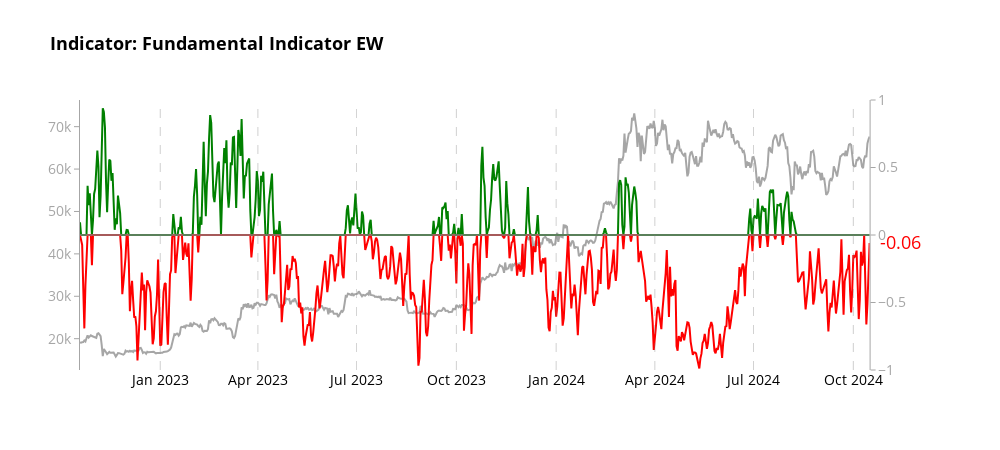
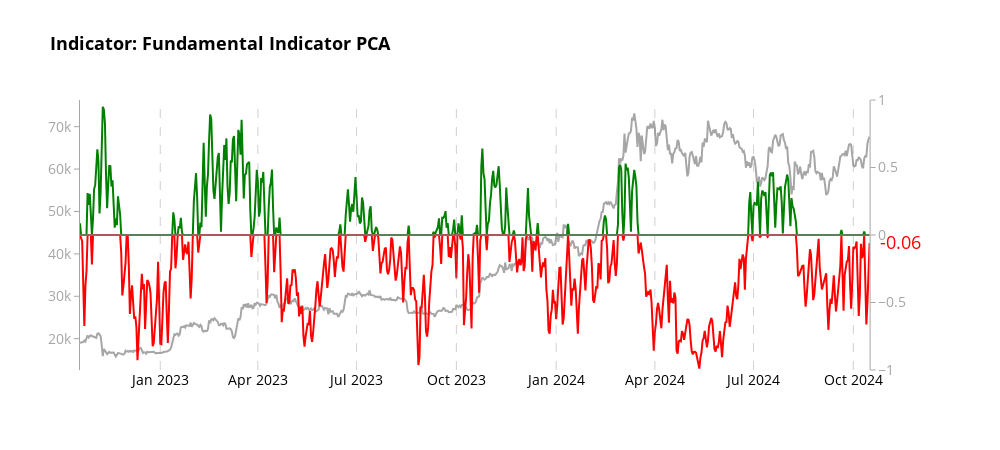
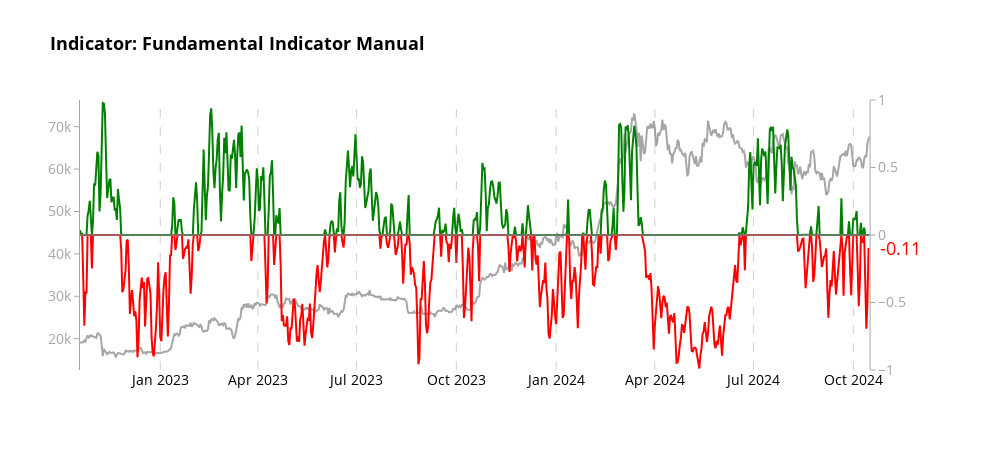

Here is the notebook cell these charts were saved with, in order:
### Code cell
# Create charts for each aggregator
aggregators = [
    ('aggregate_indicator_equalweight', "Indicator: Fundamental Indicator EW"),
    ('aggregate_indicator_PCA', "Indicator: Fundamental Indicator PCA"),
    ('aggregate_indicator_manual', "Indicator: Fundamental Indicator Manual")
    
]

for aggregator, title in aggregators:
    fig = create_aggregator_chart(merged_df, aggregator, title)
    
    # Shows the plot
    fig.show()
    
    # Optionally, save the plot as an HTML file
    pio.write_html(fig, file=f'aggregated_analysis_fundamental_{aggregator}_two_year.html')

print("All charts have been displayed and saved as separate HTML files.")

### Figure 1 — Plotly figure (JSON) as saved in the notebook; plotly's stock layout.template omitted (floating-point values rounded to 4 significant figures; data arrays with more than 128 entries replaced by an {"elided": "..."} marker saying what was removed)
{"data": [{"line": {"color": "rgba(128, 128, 128, 0.7)", "width": 2}, "mode": "lines", "name": "Price USD", "x": {"elided": "729 str values"}, "y": {"elided": "729 float values"}, "type": "scatter", "xaxis": "x", "yaxis": "y"}, {"fill": "tozeroy", "fillcolor": "rgba(255,0,0,0)", "line": {"color": "green", "width": 2}, "mode": "lines", "name": "aggregate_indicator_equalweight (Positive)", "x": {"elided": "729 str values"}, "y": {"elided": "729 float values"}, "type": "scatter", "xaxis": "x", "yaxis": "y2"}, {"fill": "tozeroy", "fillcolor": "rgba(0,0,255,0)", "line": {"color": "red", "width": 2}, "mode": "lines", "name": "aggregate_indicator_equalweight (Negative)", "x": {"elided": "729 str values"}, "y": {"elided": "729 float values"}, "type": "scatter", "xaxis": "x", "yaxis": "y2"}, {"hoverinfo": "skip", "line": {"color": "rgba(128, 128, 128, 0.7)", "width": 2}, "showlegend": false, "x": {"elided": "729 str values"}, "y": {"elided": "729 int values"}, "type": "scatter", "xaxis": "x", "yaxis": "y2"}], "layout": {"xaxis": {"anchor": "y", "domain": [0.0, 0.94], "tickfont": {"color": "black", "size": 14}, "showgrid": false, "zeroline": false}, "yaxis": {"anchor": "x", "domain": [0.0, 1.0], "tickfont": {"color": "rgba(128, 128, 128, 0.7)", "size": 14}, "title": {"font": {"size": 18}, "text": ""}, "showgrid": false, "zeroline": false, "showline": true, "linecolor": "rgba(128, 128, 128, 0.7)", "ticks": "outside", "tickcolor": "rgba(128, 128, 128, 0.7)"}, "yaxis2": {"anchor": "x", "overlaying": "y", "side": "right", "tickfont": {"color": "rgba(128, 128, 128, 0.7)", "size": 14}, "title": {"font": {"size": 18}, "text": ""}, "showgrid": false, "range": [-1, 1], "zeroline": false, "showline": true, "linecolor": "rgba(128, 128, 128, 0.7)", "ticks": "outside", "tickcolor": "rgba(128, 128, 128, 0.7)"}, "shapes": [{"line": {"color": "rgba(128, 128, 128, 0.7)", "dash": "dash", "width": 0.75}, "opacity": 0.7, "type": "line", "x0": "2023-01-01T00:00:00", "x1": "2023-01-01T00:00:00", "xref": "x", "y0": 0, "y1": 1, "yref": "y domain"}, {"line": {"color": "rgba(128, 128, 128, 0.7)", "dash": "dash", "width": 0.75}, "opacity": 0.7, "type": "line", "x0": "2024-01-01T00:00:00", "x1": "2024-01-01T00:00:00", "xref": "x", "y0": 0, "y1": 1, "yref": "y domain"}, {"line": {"color": "rgba(128, 128, 128, 0.7)", "dash": "dash", "width": 0.75}, "opacity": 0.7, "type": "line", "x0": "2023-04-01T00:00:00", "x1": "2023-04-01T00:00:00", "xref": "x", "y0": 0, "y1": 1, "yref": "y domain"}, {"line": {"color": "rgba(128, 128, 128, 0.7)", "dash": "dash", "width": 0.75}, "opacity": 0.7, "type": "line", "x0": "2024-04-01T00:00:00", "x1": "2024-04-01T00:00:00", "xref": "x", "y0": 0, "y1": 1, "yref": "y domain"}, {"line": {"color": "rgba(128, 128, 128, 0.7)", "dash": "dash", "width": 0.75}, "opacity": 0.7, "type": "line", "x0": "2023-07-01T00:00:00", "x1": "2023-07-01T00:00:00", "xref": "x", "y0": 0, "y1": 1, "yref": "y domain"}, {"line": {"color": "rgba(128, 128, 128, 0.7)", "dash": "dash", "width": 0.75}, "opacity": 0.7, "type": "line", "x0": "2024-07-01T00:00:00", "x1": "2024-07-01T00:00:00", "xref": "x", "y0": 0, "y1": 1, "yref": "y domain"}, {"line": {"color": "rgba(128, 128, 128, 0.7)", "dash": "dash", "width": 0.75}, "opacity": 0.7, "type": "line", "x0": "2023-10-01T00:00:00", "x1": "2023-10-01T00:00:00", "xref": "x", "y0": 0, "y1": 1, "yref": "y domain"}, {"line": {"color": "rgba(128, 128, 128, 0.7)", "dash": "dash", "width": 0.75}, "opacity": 0.7, "type": "line", "x0": "2024-10-01T00:00:00", "x1": "2024-10-01T00:00:00", "xref": "x", "y0": 0, "y1": 1, "yref": "y domain"}], "annotations": [{"align": "left", "font": {"color": "red", "size": 18}, "showarrow": false, "text": "-0.06", "x": 0.95, "xanchor": "left", "xref": "paper", "y": -0.05266, "yanchor": "middle", "yref": "y2"}], "title": {"font": {"color": "black", "size": 18, "weight": "bold"}, "text": "Indicator: Fundamental Indicator EW"}, "font": {"color": "black", "size": 14}, "showlegend": false, "hovermode": "x unified", "plot_bgcolor": "white", "paper_bgcolor": "white", "width": 1000, "height": 450}}

### Figure 2 — Plotly figure (JSON) as saved in the notebook; plotly's stock layout.template omitted (floating-point values rounded to 4 significant figures; data arrays with more than 128 entries replaced by an {"elided": "..."} marker saying what was removed)
{"data": [{"line": {"color": "rgba(128, 128, 128, 0.7)", "width": 2}, "mode": "lines", "name": "Price USD", "x": {"elided": "729 str values"}, "y": {"elided": "729 float values"}, "type": "scatter", "xaxis": "x", "yaxis": "y"}, {"fill": "tozeroy", "fillcolor": "rgba(255,0,0,0)", "line": {"color": "green", "width": 2}, "mode": "lines", "name": "aggregate_indicator_PCA (Positive)", "x": {"elided": "729 str values"}, "y": {"elided": "729 float values"}, "type": "scatter", "xaxis": "x", "yaxis": "y2"}, {"fill": "tozeroy", "fillcolor": "rgba(0,0,255,0)", "line": {"color": "red", "width": 2}, "mode": "lines", "name": "aggregate_indicator_PCA (Negative)", "x": {"elided": "729 str values"}, "y": {"elided": "729 float values"}, "type": "scatter", "xaxis": "x", "yaxis": "y2"}, {"hoverinfo": "skip", "line": {"color": "rgba(128, 128, 128, 0.7)", "width": 2}, "showlegend": false, "x": {"elided": "729 str values"}, "y": {"elided": "729 int values"}, "type": "scatter", "xaxis": "x", "yaxis": "y2"}], "layout": {"xaxis": {"anchor": "y", "domain": [0.0, 0.94], "tickfont": {"color": "black", "size": 14}, "showgrid": false, "zeroline": false}, "yaxis": {"anchor": "x", "domain": [0.0, 1.0], "tickfont": {"color": "rgba(128, 128, 128, 0.7)", "size": 14}, "title": {"font": {"size": 18}, "text": ""}, "showgrid": false, "zeroline": false, "showline": true, "linecolor": "rgba(128, 128, 128, 0.7)", "ticks": "outside", "tickcolor": "rgba(128, 128, 128, 0.7)"}, "yaxis2": {"anchor": "x", "overlaying": "y", "side": "right", "tickfont": {"color": "rgba(128, 128, 128, 0.7)", "size": 14}, "title": {"font": {"size": 18}, "text": ""}, "showgrid": false, "range": [-1, 1], "zeroline": false, "showline": true, "linecolor": "rgba(128, 128, 128, 0.7)", "ticks": "outside", "tickcolor": "rgba(128, 128, 128, 0.7)"}, "shapes": [{"line": {"color": "rgba(128, 128, 128, 0.7)", "dash": "dash", "width": 0.75}, "opacity": 0.7, "type": "line", "x0": "2023-01-01T00:00:00", "x1": "2023-01-01T00:00:00", "xref": "x", "y0": 0, "y1": 1, "yref": "y domain"}, {"line": {"color": "rgba(128, 128, 128, 0.7)", "dash": "dash", "width": 0.75}, "opacity": 0.7, "type": "line", "x0": "2024-01-01T00:00:00", "x1": "2024-01-01T00:00:00", "xref": "x", "y0": 0, "y1": 1, "yref": "y domain"}, {"line": {"color": "rgba(128, 128, 128, 0.7)", "dash": "dash", "width": 0.75}, "opacity": 0.7, "type": "line", "x0": "2023-04-01T00:00:00", "x1": "2023-04-01T00:00:00", "xref": "x", "y0": 0, "y1": 1, "yref": "y domain"}, {"line": {"color": "rgba(128, 128, 128, 0.7)", "dash": "dash", "width": 0.75}, "opacity": 0.7, "type": "line", "x0": "2024-04-01T00:00:00", "x1": "2024-04-01T00:00:00", "xref": "x", "y0": 0, "y1": 1, "yref": "y domain"}, {"line": {"color": "rgba(128, 128, 128, 0.7)", "dash": "dash", "width": 0.75}, "opacity": 0.7, "type": "line", "x0": "2023-07-01T00:00:00", "x1": "2023-07-01T00:00:00", "xref": "x", "y0": 0, "y1": 1, "yref": "y domain"}, {"line": {"color": "rgba(128, 128, 128, 0.7)", "dash": "dash", "width": 0.75}, "opacity": 0.7, "type": "line", "x0": "2024-07-01T00:00:00", "x1": "2024-07-01T00:00:00", "xref": "x", "y0": 0, "y1": 1, "yref": "y domain"}, {"line": {"color": "rgba(128, 128, 128, 0.7)", "dash": "dash", "width": 0.75}, "opacity": 0.7, "type": "line", "x0": "2023-10-01T00:00:00", "x1": "2023-10-01T00:00:00", "xref": "x", "y0": 0, "y1": 1, "yref": "y domain"}, {"line": {"color": "rgba(128, 128, 128, 0.7)", "dash": "dash", "width": 0.75}, "opacity": 0.7, "type": "line", "x0": "2024-10-01T00:00:00", "x1": "2024-10-01T00:00:00", "xref": "x", "y0": 0, "y1": 1, "yref": "y domain"}], "annotations": [{"align": "left", "font": {"color": "red", "size": 18}, "showarrow": false, "text": "-0.06", "x": 0.95, "xanchor": "left", "xref": "paper", "y": -0.05178, "yanchor": "middle", "yref": "y2"}], "title": {"font": {"color": "black", "size": 18, "weight": "bold"}, "text": "Indicator: Fundamental Indicator PCA"}, "font": {"color": "black", "size": 14}, "showlegend": false, "hovermode": "x unified", "plot_bgcolor": "white", "paper_bgcolor": "white", "width": 1000, "height": 450}}

### Figure 3 — Plotly figure (JSON) as saved in the notebook; plotly's stock layout.template omitted (floating-point values rounded to 4 significant figures; data arrays with more than 128 entries replaced by an {"elided": "..."} marker saying what was removed)
{"data": [{"line": {"color": "rgba(128, 128, 128, 0.7)", "width": 2}, "mode": "lines", "name": "Price USD", "x": {"elided": "729 str values"}, "y": {"elided": "729 float values"}, "type": "scatter", "xaxis": "x", "yaxis": "y"}, {"fill": "tozeroy", "fillcolor": "rgba(255,0,0,0)", "line": {"color": "green", "width": 2}, "mode": "lines", "name": "aggregate_indicator_manual (Positive)", "x": {"elided": "729 str values"}, "y": {"elided": "729 float values"}, "type": "scatter", "xaxis": "x", "yaxis": "y2"}, {"fill": "tozeroy", "fillcolor": "rgba(0,0,255,0)", "line": {"color": "red", "width": 2}, "mode": "lines", "name": "aggregate_indicator_manual (Negative)", "x": {"elided": "729 str values"}, "y": {"elided": "729 float values"}, "type": "scatter", "xaxis": "x", "yaxis": "y2"}, {"hoverinfo": "skip", "line": {"color": "rgba(128, 128, 128, 0.7)", "width": 2}, "showlegend": false, "x": {"elided": "729 str values"}, "y": {"elided": "729 int values"}, "type": "scatter", "xaxis": "x", "yaxis": "y2"}], "layout": {"xaxis": {"anchor": "y", "domain": [0.0, 0.94], "tickfont": {"color": "black", "size": 14}, "showgrid": false, "zeroline": false}, "yaxis": {"anchor": "x", "domain": [0.0, 1.0], "tickfont": {"color": "rgba(128, 128, 128, 0.7)", "size": 14}, "title": {"font": {"size": 18}, "text": ""}, "showgrid": false, "zeroline": false, "showline": true, "linecolor": "rgba(128, 128, 128, 0.7)", "ticks": "outside", "tickcolor": "rgba(128, 128, 128, 0.7)"}, "yaxis2": {"anchor": "x", "overlaying": "y", "side": "right", "tickfont": {"color": "rgba(128, 128, 128, 0.7)", "size": 14}, "title": {"font": {"size": 18}, "text": ""}, "showgrid": false, "range": [-1, 1], "zeroline": false, "showline": true, "linecolor": "rgba(128, 128, 128, 0.7)", "ticks": "outside", "tickcolor": "rgba(128, 128, 128, 0.7)"}, "shapes": [{"line": {"color": "rgba(128, 128, 128, 0.7)", "dash": "dash", "width": 0.75}, "opacity": 0.7, "type": "line", "x0": "2023-01-01T00:00:00", "x1": "2023-01-01T00:00:00", "xref": "x", "y0": 0, "y1": 1, "yref": "y domain"}, {"line": {"color": "rgba(128, 128, 128, 0.7)", "dash": "dash", "width": 0.75}, "opacity": 0.7, "type": "line", "x0": "2024-01-01T00:00:00", "x1": "2024-01-01T00:00:00", "xref": "x", "y0": 0, "y1": 1, "yref": "y domain"}, {"line": {"color": "rgba(128, 128, 128, 0.7)", "dash": "dash", "width": 0.75}, "opacity": 0.7, "type": "line", "x0": "2023-04-01T00:00:00", "x1": "2023-04-01T00:00:00", "xref": "x", "y0": 0, "y1": 1, "yref": "y domain"}, {"line": {"color": "rgba(128, 128, 128, 0.7)", "dash": "dash", "width": 0.75}, "opacity": 0.7, "type": "line", "x0": "2024-04-01T00:00:00", "x1": "2024-04-01T00:00:00", "xref": "x", "y0": 0, "y1": 1, "yref": "y domain"}, {"line": {"color": "rgba(128, 128, 128, 0.7)", "dash": "dash", "width": 0.75}, "opacity": 0.7, "type": "line", "x0": "2023-07-01T00:00:00", "x1": "2023-07-01T00:00:00", "xref": "x", "y0": 0, "y1": 1, "yref": "y domain"}, {"line": {"color": "rgba(128, 128, 128, 0.7)", "dash": "dash", "width": 0.75}, "opacity": 0.7, "type": "line", "x0": "2024-07-01T00:00:00", "x1": "2024-07-01T00:00:00", "xref": "x", "y0": 0, "y1": 1, "yref": "y domain"}, {"line": {"color": "rgba(128, 128, 128, 0.7)", "dash": "dash", "width": 0.75}, "opacity": 0.7, "type": "line", "x0": "2023-10-01T00:00:00", "x1": "2023-10-01T00:00:00", "xref": "x", "y0": 0, "y1": 1, "yref": "y domain"}, {"line": {"color": "rgba(128, 128, 128, 0.7)", "dash": "dash", "width": 0.75}, "opacity": 0.7, "type": "line", "x0": "2024-10-01T00:00:00", "x1": "2024-10-01T00:00:00", "xref": "x", "y0": 0, "y1": 1, "yref": "y domain"}], "annotations": [{"align": "left", "font": {"color": "red", "size": 18}, "showarrow": false, "text": "-0.11", "x": 0.95, "xanchor": "left", "xref": "paper", "y": -0.09556, "yanchor": "middle", "yref": "y2"}], "title": {"font": {"color": "black", "size": 18, "weight": "bold"}, "text": "Indicator: Fundamental Indicator Manual"}, "font": {"color": "black", "size": 14}, "showlegend": false, "hovermode": "x unified", "plot_bgcolor": "white", "paper_bgcolor": "white", "width": 1000, "height": 450}}
